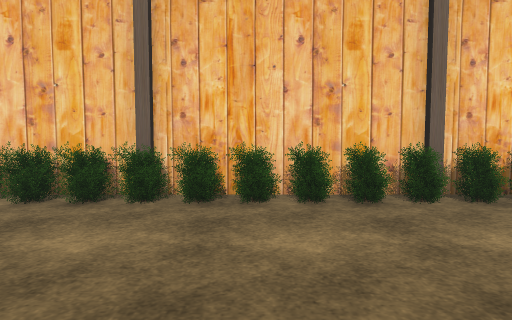
view 1 (above)

22 first-person views from a walk through a Unity game level. The camera is 1.2 m above the floor, tilts 4° down and sees 70° across. The floor is counted in squares, 1 m on a side. Each view is taken from the middle of a square. On the plan, view 1 faces up. The plan holds only what a view shows up to about 15 squares ahead; the rest is blank. The place goes on beyond the plan. The player is left out. Some surface patterns are stand-ins.

view 2
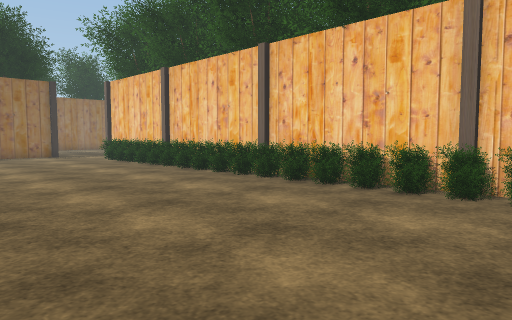

view 3
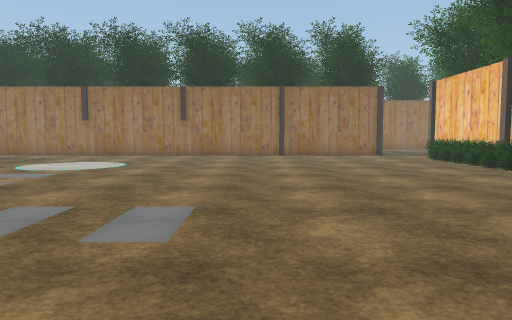

view 4
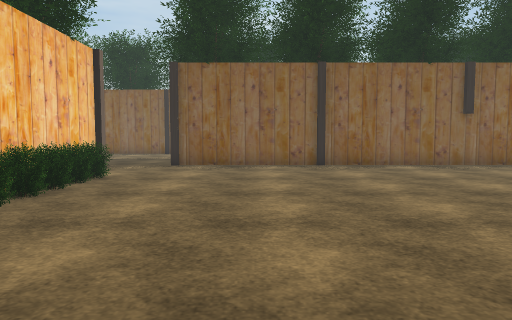

view 5
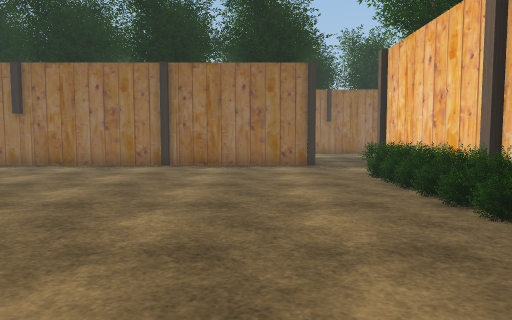

view 6
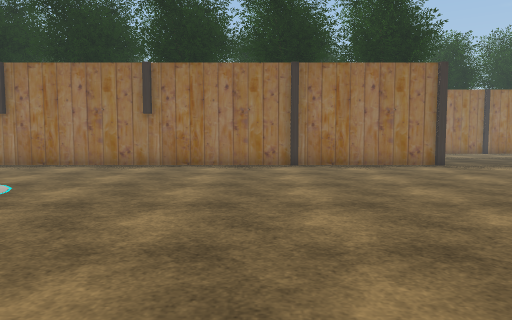

view 7
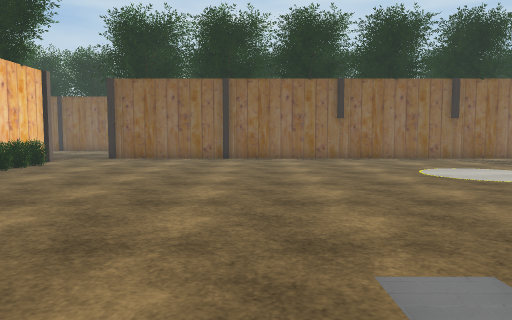

view 8
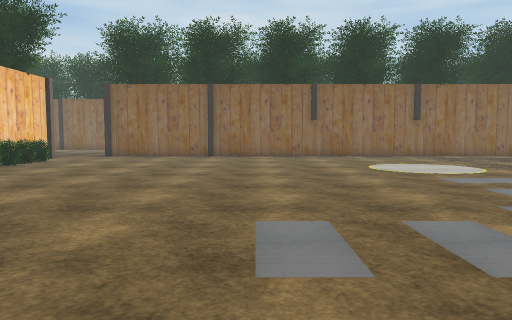

view 9
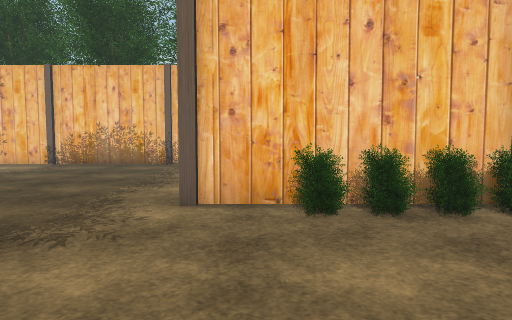

view 10
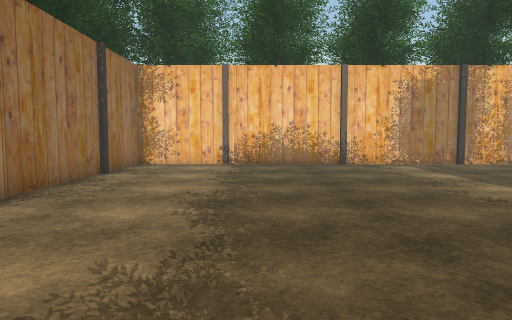

view 11
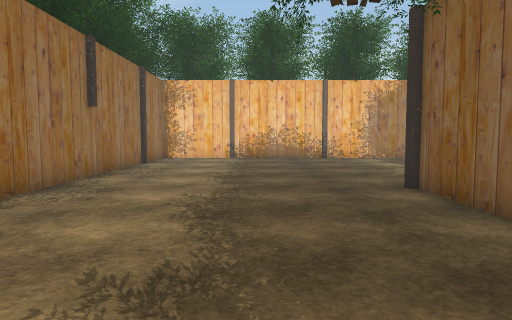

view 12
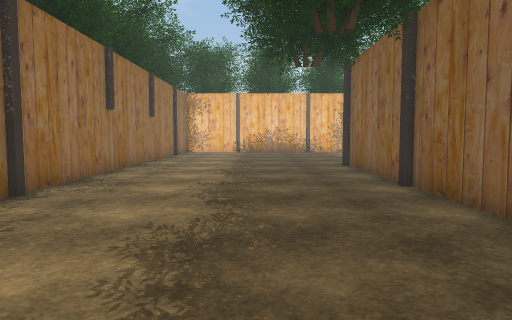

view 13
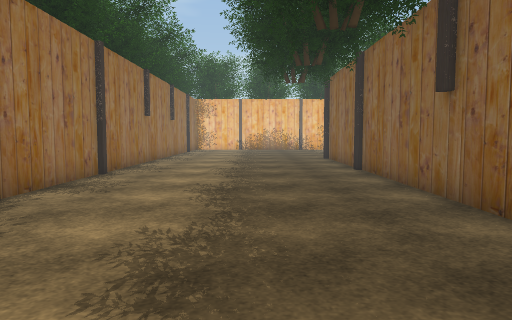

view 14
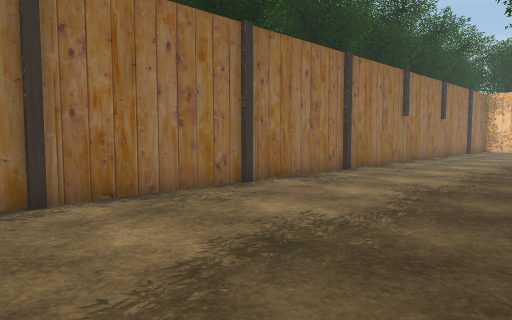

view 15
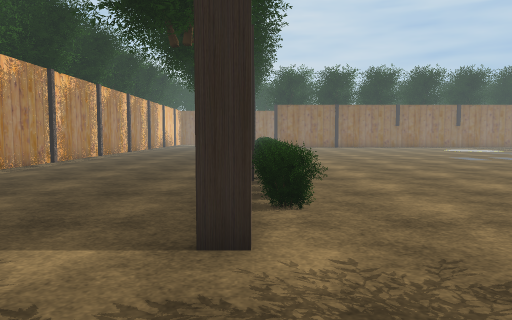

view 16
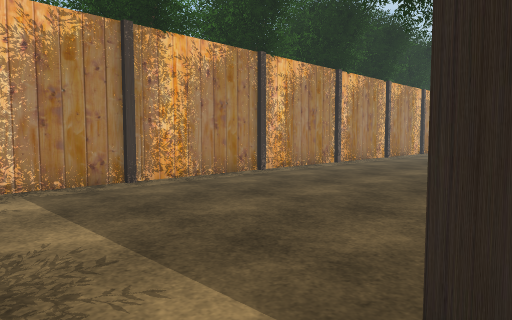

view 17
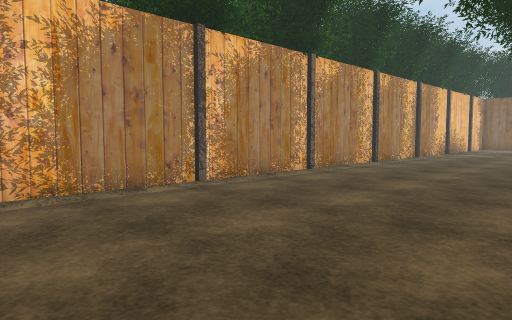

view 18
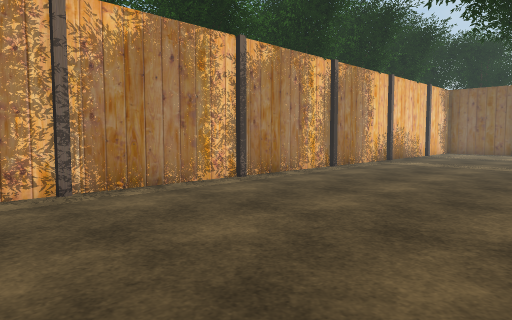

view 19
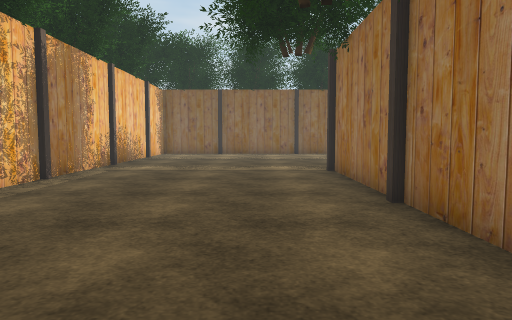

view 20
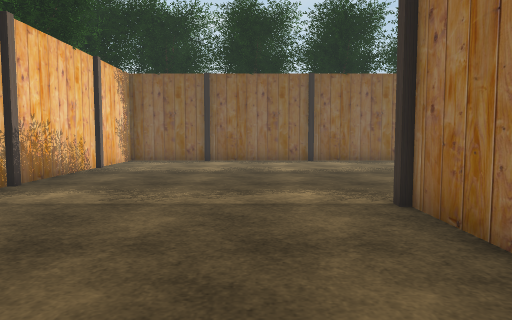

view 21
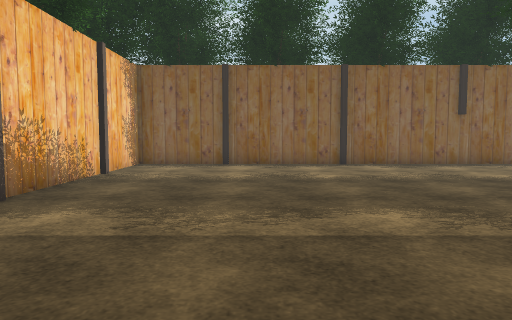

view 22
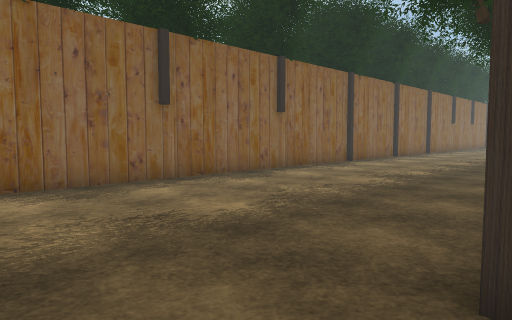

### Floor plan
Points are (right, up) in squares from view 1. A wall is a line through its corners. A room is listed if a view was taken in it or the views show most of it. See-through windows are left out.
Room 1 (views 1, 2, 3, 4, 5, 6, 7, 8, 9, 10, 11, 12, 13, 14, 15, 16, 17, 18, 19, 20, 21, 22)
walls: (-1.4, 7.3) (-2.1, 7.3); (-10.4, 7.3) (-11.4, 7.3); (6.4, 7.4) (9, 7.4); (-17.4, 7.3) (-19, 7.3); (-2.8, 15.7) (-7.1, 15.7); (-7.4, 15.7) (-11.8, 15.7); (-18.9, 7.1) (-19.3, 7.1) (-19.3, 7.6); (9, 7) (9, 7.6); (9, 7.3) (6.4, 7.3); (-21.1, -0.2) (-21.1, -0.8); (2, 15.7) (-2.5, 15.7); (-12.1, 15.7) (-16.6, 15.7); (11.3, -0.4) (11.3, 5); (-21.3, -0.6) (-21.3, -12); (-21.4, 0.1) (-21.4, 5); (-21, 5) (-21.6, 5); (-21.6, -0.8) (-21.6, -0.2); (-21.3, 5.1) (-21.3, -0.4); (11.3, -8) (11.3, -0.6); (-21.4, -8) (-21.4, -0.6); (6.8, 15.7) (2.4, 15.7); (-16.9, 15.7) (-21.4, 15.7); (-21.5, 15.7) (-26.1, 15.7); (11.5, 15.7) (7.1, 15.7); (-29.7, -2) (-29.7, -6.4); (19.7, -4.6) (19.7, 7.4); (19.7, 7.5) (19.7, 12.1); (16.1, 15.7) (11.8, 15.7); (-26.2, 15.7) (-29.7, 15.7) (-29.7, 12.7); (-29.7, -6.8) (-29.7, -11.3); (-29.7, 12.1) (-29.7, -1.6); (19.7, 12.2) (19.7, 15.7) (16.8, 15.7); (-29.7, -11.4) (-29.7, -11.9)
objects: other object (-17, 6) to (-17, 7); other object (-16, 6) to (-16, 7); other object (-15, 6) to (-15, 7); other object (-14, 6) to (-14, 7); other object (-13, 6) to (-13, 7); other object (-12, 6) to (-12, 7); other object (-11, 6); other object (-10, 6) to (-10, 7); other object (-9, 6) to (-9, 7); other object (-8, 6); other object (-7, 6) to (-7, 7); other object (-6, 6) to (-6, 7); other object (-5, 6) to (-5, 7); other object (-4, 6) to (-4, 7); other object (-3, 6) to (-3, 7); other object (-2, 6); other object (-1, 6) to (-1, 7); other object (0, 6) to (0, 7); other object (1, 6) to (1, 7); other object (2, 6) to (2, 7); other object (3, 6) to (3, 7); other object (4, 6) to (4, 7); other object (5, 6) to (5, 7); other object (6, 6) to (6, 7); other object (7, 6)

Positions as (right, up) in squares from view 1, and headings:
1: (0, 0), facing up
2: (0, -1), facing up-left
3: (0, -2), facing left
4: (-3, 2), facing right
5: (-7, 3), facing left
6: (-7, -2), facing left
7: (-7, -2), facing right
8: (-9, -3), facing right
9: (-18, 1), facing up
10: (-25, 1), facing up
11: (-25, -3), facing up
12: (-25, -9), facing up
13: (-25, -13), facing up
14: (-23, -13), facing up-left
15: (-23, 7), facing right
16: (-21, 7), facing up-right
17: (-13, 8), facing up-right
18: (-5, 8), facing up-right
19: (-3, 10), facing right
20: (3, 10), facing right
21: (5, 11), facing right
22: (11, 8), facing down-right
